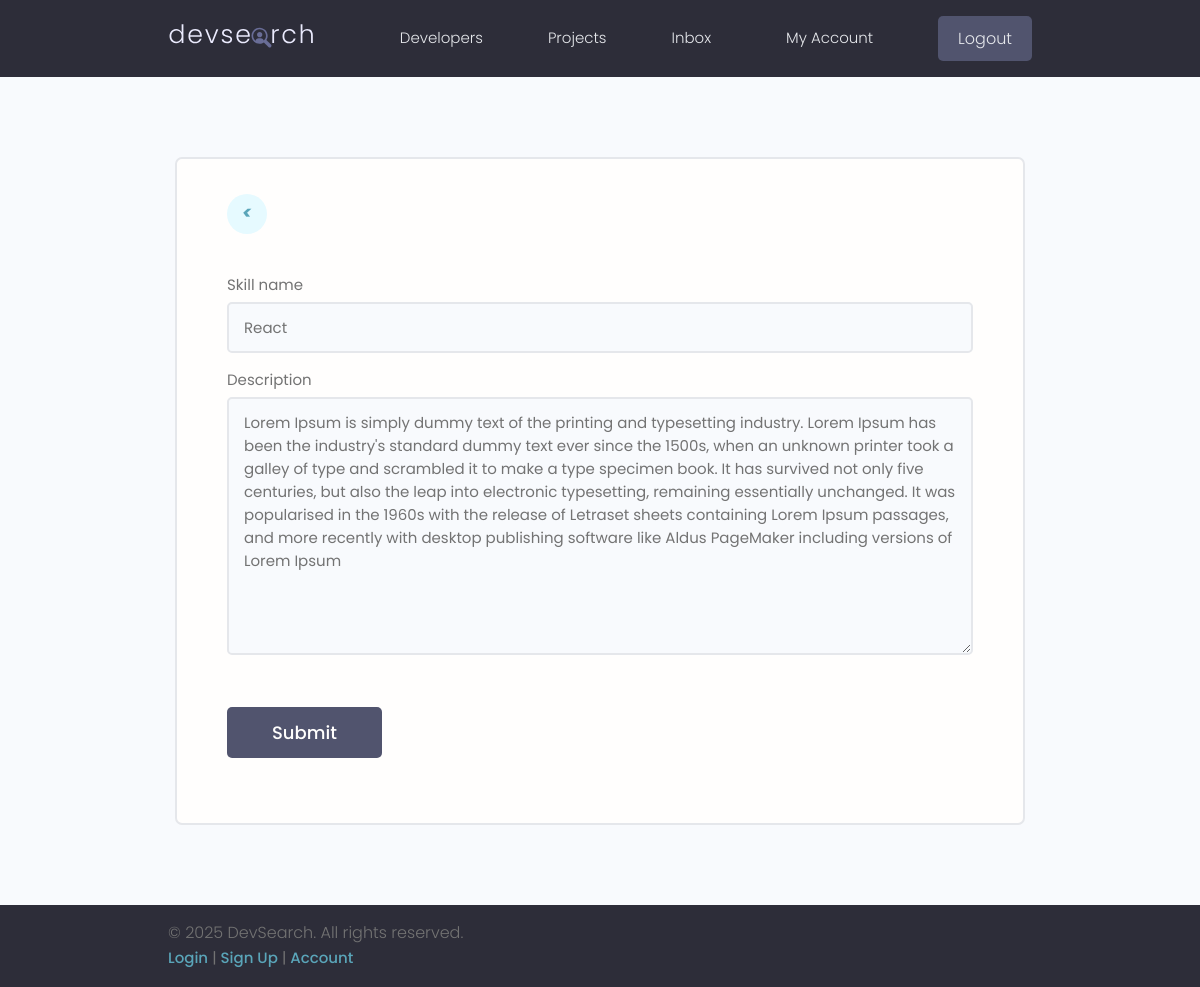
The page /edit-skill/15c80cc6-c166-4483-99a7-633b7cfcfd0f/ (signed in) on the database its author committed.
### users/models.py (models this page shows, shortened)
class Skill(models.Model):
    owner = models.ForeignKey(Profile, on_delete=models.CASCADE, null=True, blank=True)
    skill_name= models.CharField(max_length=200, null=True , blank=True)
    description= models.TextField(null=True , blank=True)
    created = models.DateTimeField(auto_now_add=True)
    id = models.UUIDField(default=uuid.uuid4, unique=True, primary_key=True, editable=False)

### users/views.py (the view)
# urls.py: path('edit-skill/<str:pk>/', views.editskill , name = 'edit_skill'),
@login_required(login_url='login')
def editskill(request,pk):
    profile = request.user.profile
    skill = profile.skill_set.get(id=pk)
    form = addUserForm(instance=skill)
    if request.method=="POST":
        form = addUserForm(request.POST,instance=skill)
        if form.is_valid():
            form.save()
            messages.success(request, "Skill updated successfully")
            return redirect('account')
    context = {'form':form}
    return render(request,'users/add_skill.html',context)

### users/forms.py
class addUserForm(ModelForm):
    class Meta:
        model = Skill
        fileds = "__all__"
        exclude = ['owner']
    def __init__(self,*args,**kwargs):
        super(addUserForm,self).__init__(*args,**kwargs)
        for value in self.fields.values():
            value.widget.attrs.update({'class':'input input--text'})

### users/context_processors.py (called while the page is built)
def has_unread_messages(request):
    if request.user.is_authenticated:
        try:
            profile = Profile.objects.get(user=request.user)
            has_unread = Message.objects.filter(receiver=profile, is_read=False).exists()
            return {'has_unread_messages': has_unread}
        except Profile.DoesNotExist:
            return {'has_unread_messages': False}
    return {}

### users/templates/users/add_skill.html (shortened to what this page needs)
{% extends 'main.html' %}
{% block content %}
<main class="formPage my-xl">
    <div class="content-box">
        <div class="formWrapper">
            <a class="backButton" href="{% url 'account' %}" style="font-size: xx-large; font-weight: bold;"><i class="im im-angle-left"><</i></a>
            <br>
            <form class="form" method="POST" actio="">
                {% for field in form %}
                <div class="form__field">
                    <label for="formInput#text">{{field.label}}</label>
                    {{field}}
                </div>
                {% endfor %}
                <input class="btn btn--sub btn--lg  my-md" type="submit" value="Submit" />
            </form>
        </div>
    </div>
</main>
{% endblock content %}

### static/styles/app.css (style rules this page uses)
:root { --color-sub: #2d2d39; }
.btn--sub { background-color: var(--color-sub-light); }
.content-box { width: 95%; max-width: 85rem; margin: 0 auto; }
.backButton { background: var(--color-main-light); color: var(--color-main); width: 4rem; height: 4rem; display: flex; align-items: center; justify-content: center; border-radius: 50%; }
.backButton i { font-size: 1.8rem; }
.formPage .formWrapper { list-style: none; background: var(--color-white); padding: 3.5rem 5rem; border: 2px solid var(--color-light); border-radius: 0.7rem; }

### static/uikit/styles/modules/_variables.css (style rules this page uses)
:root { --color-main: #5aa5b9; --color-main-light: #e6faff; --color-sub: #3f4156; --color-sub-light: #51546e; --color-sub-lighter: #ededfd; --color-text: #737373; --color-gray: #8b8b8b; --color-light: #e5e7eb; --color-light-gray: #767676; --color-bg: #f8fafd; --color-white: #fffefd; --color-white-light: #f3f3f3; --color-success: #359e64; --color-success-bg: #def8e8; --color-error: #fc4b0b; --color-error-bg: #fff2ee; --font-base: 'Poppins', arial, helvetica, 'Segoe UI', roboto, ubuntu, sans-serif; --font-monospace: 'Fira Code', 'Courier New', courier, monospace; --font-regular: 300; --font-medium: 500; --font-bold: 700; --generic-shadow: 1px 1px 5px #00000010; --generic-transition: all 0.3s ease-in-out; }

### static/uikit/styles/modules/_base.css (style rules this page uses)
* { margin: 0; padding: 0; box-sizing: border-box; text-rendering: optimizeLegibility; color: inherit; font-size: inherit; }
html { font-size: 50%; }
@media only screen and (min-width: 480px) { html { font-size: 56.25%; } }
@media only screen and (min-width: 1200px) { html { font-size: 62.5%; } }
body { line-height: 1.6; font-weight: 400; font-size: 1.5rem; color: var(--color-text); background-color: var(--color-bg); min-height: 100vh; }

### static/uikit/styles/modules/_typography.css (style rules this page uses)
* { font-family: var(--font-base); }
a { padding-bottom: 2px; text-decoration: none; display: inline-block; color: var(--color-main); font-weight: var(--font-medium); }

### static/uikit/styles/modules/_utilities.css (style rules this page uses)
.my-md { margin: 3rem auto; }
.my-xl { margin: 8rem auto; }

### static/uikit/styles/modules/_button.css (style rules this page uses)
.btn { display: inline-block; position: relative; cursor: pointer; background-color: var(--color-light); font-weight: var(--font-medium); color: var(--color-sub); text-decoration: none; padding: 1rem 2rem; border-radius: 0.5rem; border: none; width: -webkit-fit-content; width: -moz-fit-content; width: fit-content; height: -webkit-fit-content; height: -moz-fit-content; height: fit-content; font-size: 1.6rem; outline-width: 0; outline-color: transparent; -webkit-backface-visibility: hidden; backface-visibility: hidden; transition: all 0.3s ease-in-out; }
.btn--sub { background-color: var(--color-sub); color: var(--color-white); }
.btn--lg { font-size: 1.8rem; padding: 1.2rem 4.5rem; }

### static/uikit/styles/modules/_form.css (style rules this page uses)
.form { display: block; }
.form__field { margin-top: 1.5rem; margin-bottom: 1.5rem; }
.form__label, .form__field > label { display: block; margin-bottom: 0.5rem; color: var(--color-text); }
input.input[type='text'], input.input[type='email'], input.input[type='password'], input.input[type='number'], textarea.input { min-width: 24rem; width: 100%; padding: 1.2rem 1.5rem; border-radius: 0.5rem; border: 2px solid var(--color-light); transition: all 0.3s ease-in-out; background-color: var(--color-bg); }

### rows shown on the page
Skill: form "React" "Lorem Ipsum is simply dummy text of the printing and typesetting industry. Lorem Ipsum has been the industry's standard dummy text ever since the 1500s, when an unknown printer took a galley of type and scrambled it to make a type specimen book. It has survived not only five centuries, but also the leap into electronic typesetting, remaining essentially unchanged. It was popularised in the 1960s with the release of Letraset sheets containing Lorem Ipsum passages, and more recently with desktop publishing software like Aldus PageMaker including versions of Lorem Ipsum"

### other values the page prints
{{ field.label }} "Skill name" "Description"
{{ year|default:"2025" }} "2025"
